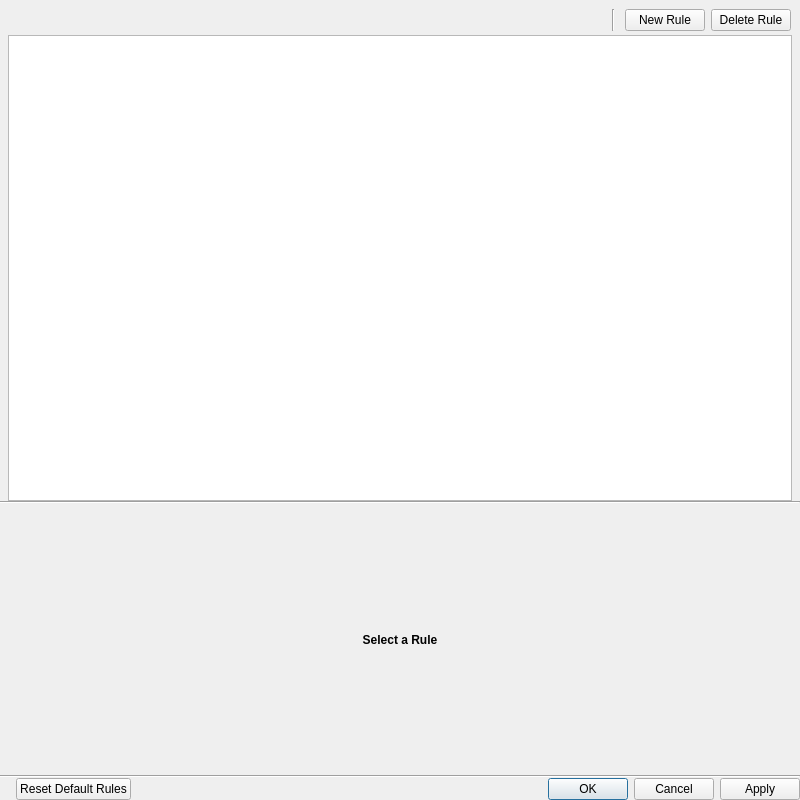
<?xml version="1.0" encoding="UTF-8"?>
<ui version="4.0">
 <class>RulesDialog</class>
 <widget class="QDialog" name="RulesDialog">
  <property name="geometry">
   <rect>
    <x>0</x>
    <y>0</y>
    <width>800</width>
    <height>800</height>
   </rect>
  </property>
  <property name="minimumSize">
   <size>
    <width>800</width>
    <height>800</height>
   </size>
  </property>
  <property name="maximumSize">
   <size>
    <width>16777215</width>
    <height>16777215</height>
   </size>
  </property>
  <property name="windowTitle">
   <string>Alarm/Event Rules</string>
  </property>
  <layout class="QVBoxLayout" name="verticalLayout" stretch="0,1,0,0,0,0">
   <property name="spacing">
    <number>0</number>
   </property>
   <property name="leftMargin">
    <number>0</number>
   </property>
   <property name="topMargin">
    <number>0</number>
   </property>
   <property name="rightMargin">
    <number>0</number>
   </property>
   <property name="bottomMargin">
    <number>0</number>
   </property>
   <item>
    <widget class="QWidget" name="taheaderWidget" native="true">
     <layout class="QHBoxLayout" name="horizontalLayout_2">
      <property name="bottomMargin">
       <number>4</number>
      </property>
      <item>
       <widget class="nx::vms::client::desktop::SearchLineEdit" name="searchLineEdit" native="true">
        <property name="sizePolicy">
         <sizepolicy hsizetype="Expanding" vsizetype="Preferred">
          <horstretch>0</horstretch>
          <verstretch>0</verstretch>
         </sizepolicy>
        </property>
       </widget>
      </item>
      <item>
       <spacer name="horizontalSpacer_3">
        <property name="orientation">
         <enum>Qt::Horizontal</enum>
        </property>
        <property name="sizeType">
         <enum>QSizePolicy::Fixed</enum>
        </property>
        <property name="sizeHint" stdset="0">
         <size>
          <width>4</width>
          <height>0</height>
         </size>
        </property>
       </spacer>
      </item>
      <item>
       <widget class="Line" name="headerSplitter">
        <property name="orientation">
         <enum>Qt::Vertical</enum>
        </property>
       </widget>
      </item>
      <item>
       <spacer name="horizontalSpacer_2">
        <property name="orientation">
         <enum>Qt::Horizontal</enum>
        </property>
        <property name="sizeType">
         <enum>QSizePolicy::Fixed</enum>
        </property>
        <property name="sizeHint" stdset="0">
         <size>
          <width>4</width>
          <height>0</height>
         </size>
        </property>
       </spacer>
      </item>
      <item>
       <widget class="QPushButton" name="newRuleButton">
        <property name="text">
         <string>New Rule</string>
        </property>
       </widget>
      </item>
      <item>
       <widget class="QPushButton" name="deleteRuleButton">
        <property name="text">
         <string>Delete Rule</string>
        </property>
       </widget>
      </item>
     </layout>
    </widget>
   </item>
   <item>
    <widget class="QWidget" name="tableHolder" native="true">
     <layout class="QVBoxLayout" name="verticalLayout_2">
      <property name="leftMargin">
       <number>8</number>
      </property>
      <property name="topMargin">
       <number>0</number>
      </property>
      <property name="rightMargin">
       <number>8</number>
      </property>
      <property name="bottomMargin">
       <number>0</number>
      </property>
      <item>
       <widget class="nx::vms::client::desktop::TableView" name="tableView">
        <property name="frameShadow">
         <enum>QFrame::Raised</enum>
        </property>
        <property name="horizontalScrollBarPolicy">
         <enum>Qt::ScrollBarAlwaysOff</enum>
        </property>
        <property name="showDropIndicator" stdset="0">
         <bool>false</bool>
        </property>
        <property name="dragDropOverwriteMode">
         <bool>false</bool>
        </property>
        <property name="selectionMode">
         <enum>QAbstractItemView::SingleSelection</enum>
        </property>
        <property name="selectionBehavior">
         <enum>QAbstractItemView::SelectRows</enum>
        </property>
        <property name="showGrid">
         <bool>false</bool>
        </property>
        <property name="gridStyle">
         <enum>Qt::NoPen</enum>
        </property>
        <property name="cornerButtonEnabled">
         <bool>false</bool>
        </property>
        <attribute name="verticalHeaderVisible">
         <bool>false</bool>
        </attribute>
        <attribute name="verticalHeaderHighlightSections">
         <bool>false</bool>
        </attribute>
       </widget>
      </item>
     </layout>
    </widget>
   </item>
   <item>
    <widget class="Line" name="line">
     <property name="orientation">
      <enum>Qt::Horizontal</enum>
     </property>
    </widget>
   </item>
   <item>
    <widget class="nx::vms::client::desktop::Panel" name="widget" native="true">
     <property name="maximumSize">
      <size>
       <width>16777215</width>
       <height>16777215</height>
      </size>
     </property>
     <layout class="QVBoxLayout" name="verticalLayout_3" stretch="0">
      <property name="spacing">
       <number>12</number>
      </property>
      <item>
       <widget class="QStackedWidget" name="panelsStackedWidget">
        <property name="minimumSize">
         <size>
          <width>0</width>
          <height>0</height>
         </size>
        </property>
        <property name="currentIndex">
         <number>0</number>
        </property>
        <widget class="QWidget" name="defaultPage">
         <layout class="QHBoxLayout" name="horizontalLayout_4">
          <property name="leftMargin">
           <number>0</number>
          </property>
          <property name="topMargin">
           <number>0</number>
          </property>
          <property name="rightMargin">
           <number>0</number>
          </property>
          <property name="bottomMargin">
           <number>0</number>
          </property>
          <item>
           <widget class="QLabel" name="defaultTextLabel">
            <property name="font">
             <font>
              <bold>true</bold>
             </font>
            </property>
            <property name="text">
             <string>Select a Rule</string>
            </property>
            <property name="alignment">
             <set>Qt::AlignCenter</set>
            </property>
           </widget>
          </item>
         </layout>
        </widget>
        <widget class="QWidget" name="ruleEditorsPage">
         <layout class="QVBoxLayout" name="verticalLayout_6">
          <item>
           <layout class="QHBoxLayout" name="horizontalLayout_6">
            <item>
             <widget class="QWidget" name="eventWidget" native="true">
              <property name="minimumSize">
               <size>
                <width>0</width>
                <height>220</height>
               </size>
              </property>
              <layout class="QVBoxLayout" name="verticalLayout_5" stretch="0,1">
               <property name="spacing">
                <number>16</number>
               </property>
               <property name="leftMargin">
                <number>0</number>
               </property>
               <property name="topMargin">
                <number>0</number>
               </property>
               <property name="rightMargin">
                <number>0</number>
               </property>
               <property name="bottomMargin">
                <number>0</number>
               </property>
               <item>
                <widget class="nx::vms::client::desktop::rules::EventTypePickerWidget" name="eventTypePicker" native="true"/>
               </item>
               <item>
                <widget class="QWidget" name="eventEditorContainerWidget" native="true">
                 <layout class="QVBoxLayout" name="eventEditorLayout"/>
                </widget>
               </item>
              </layout>
             </widget>
            </item>
            <item>
             <widget class="Line" name="panelsSplitter">
              <property name="orientation">
               <enum>Qt::Vertical</enum>
              </property>
             </widget>
            </item>
            <item>
             <widget class="QWidget" name="actionWidget" native="true">
              <property name="minimumSize">
               <size>
                <width>0</width>
                <height>220</height>
               </size>
              </property>
              <layout class="QVBoxLayout" name="verticalLayout_4" stretch="0,1">
               <property name="spacing">
                <number>16</number>
               </property>
               <property name="leftMargin">
                <number>0</number>
               </property>
               <property name="topMargin">
                <number>0</number>
               </property>
               <property name="rightMargin">
                <number>0</number>
               </property>
               <property name="bottomMargin">
                <number>0</number>
               </property>
               <item>
                <widget class="nx::vms::client::desktop::rules::ActionTypePickerWidget" name="actionTypePicker" native="true"/>
               </item>
               <item>
                <widget class="QWidget" name="actionEditorContainerWidget" native="true">
                 <layout class="QVBoxLayout" name="actionEditorLayout"/>
                </widget>
               </item>
              </layout>
             </widget>
            </item>
           </layout>
          </item>
          <item>
           <widget class="Line" name="footerSplitter">
            <property name="minimumSize">
             <size>
              <width>0</width>
              <height>0</height>
             </size>
            </property>
            <property name="orientation">
             <enum>Qt::Horizontal</enum>
            </property>
           </widget>
          </item>
          <item>
           <widget class="nx::vms::client::desktop::rules::FooterWidget" name="footerWidget" native="true">
            <property name="minimumSize">
             <size>
              <width>0</width>
              <height>0</height>
             </size>
            </property>
           </widget>
          </item>
         </layout>
        </widget>
       </widget>
      </item>
     </layout>
    </widget>
   </item>
   <item>
    <widget class="Line" name="buttomBoxLine">
     <property name="orientation">
      <enum>Qt::Horizontal</enum>
     </property>
    </widget>
   </item>
   <item>
    <layout class="QHBoxLayout" name="horizontalLayout">
     <property name="leftMargin">
      <number>16</number>
     </property>
     <item>
      <widget class="QPushButton" name="resetDefaultRulesButton">
       <property name="text">
        <string>Reset Default Rules</string>
       </property>
      </widget>
     </item>
     <item>
      <widget class="QDialogButtonBox" name="buttonBox">
       <property name="orientation">
        <enum>Qt::Horizontal</enum>
       </property>
       <property name="standardButtons">
        <set>QDialogButtonBox::Apply|QDialogButtonBox::Cancel|QDialogButtonBox::Ok</set>
       </property>
       <property name="centerButtons">
        <bool>false</bool>
       </property>
      </widget>
     </item>
    </layout>
   </item>
  </layout>
 </widget>
 <customwidgets>
  <customwidget>
   <class>nx::vms::client::desktop::Panel</class>
   <extends>QWidget</extends>
   <header location="global">nx/vms/client/desktop/common/widgets/panel.h</header>
   <container>1</container>
  </customwidget>
  <customwidget>
   <class>nx::vms::client::desktop::rules::FooterWidget</class>
   <extends>QWidget</extends>
   <header location="global">nx/vms/client/desktop/rules/dialog_details/footer_widget.h</header>
   <container>1</container>
  </customwidget>
  <customwidget>
   <class>nx::vms::client::desktop::rules::EventTypePickerWidget</class>
   <extends>QWidget</extends>
   <header location="global">nx/vms/client/desktop/rules/dialog_details/event_type_picker_widget.h</header>
   <container>1</container>
  </customwidget>
  <customwidget>
   <class>nx::vms::client::desktop::rules::ActionTypePickerWidget</class>
   <extends>QWidget</extends>
   <header location="global">nx/vms/client/desktop/rules/dialog_details/action_type_picker_widget.h</header>
   <container>1</container>
  </customwidget>
  <customwidget>
   <class>nx::vms::client::desktop::SearchLineEdit</class>
   <extends>QWidget</extends>
   <header location="global">nx/vms/client/desktop/common/widgets/search_line_edit.h</header>
   <container>1</container>
  </customwidget>
  <customwidget>
   <class>nx::vms::client::desktop::TableView</class>
   <extends>QTableView</extends>
   <header location="global">nx/vms/client/desktop/common/widgets/table_view.h</header>
  </customwidget>
 </customwidgets>
 <resources/>
 <connections/>
</ui>
